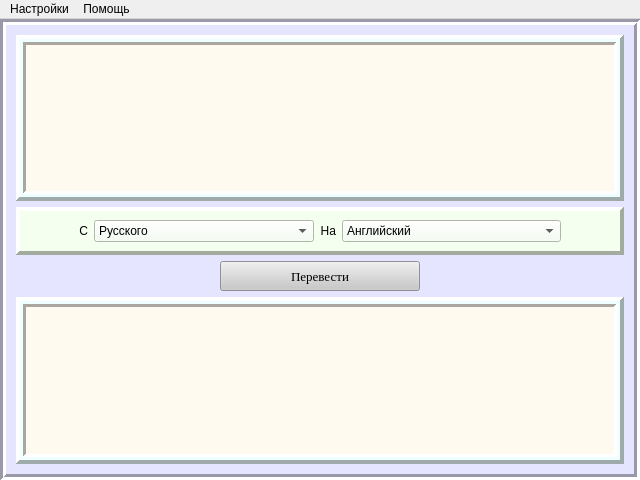
<?xml version="1.0" encoding="UTF-8"?>
<ui version="4.0">
 <class>MainWindow</class>
 <widget class="QMainWindow" name="MainWindow">
  <property name="enabled">
   <bool>true</bool>
  </property>
  <property name="geometry">
   <rect>
    <x>0</x>
    <y>0</y>
    <width>640</width>
    <height>480</height>
   </rect>
  </property>
  <property name="minimumSize">
   <size>
    <width>400</width>
    <height>300</height>
   </size>
  </property>
  <property name="windowTitle">
   <string>MainWindow</string>
  </property>
  <widget class="QWidget" name="centralWidget">
   <property name="enabled">
    <bool>true</bool>
   </property>
   <property name="styleSheet">
    <string notr="true">background-color: rgb(251, 252, 187);</string>
   </property>
   <layout class="QHBoxLayout" name="horizontalLayout">
    <property name="leftMargin">
     <number>0</number>
    </property>
    <property name="topMargin">
     <number>0</number>
    </property>
    <property name="rightMargin">
     <number>0</number>
    </property>
    <property name="bottomMargin">
     <number>0</number>
    </property>
    <item>
     <widget class="QFrame" name="mainFrame">
      <property name="enabled">
       <bool>true</bool>
      </property>
      <property name="sizePolicy">
       <sizepolicy hsizetype="Preferred" vsizetype="Preferred">
        <horstretch>0</horstretch>
        <verstretch>0</verstretch>
       </sizepolicy>
      </property>
      <property name="minimumSize">
       <size>
        <width>0</width>
        <height>0</height>
       </size>
      </property>
      <property name="styleSheet">
       <string notr="true">background-color: rgb(230, 229, 255)</string>
      </property>
      <property name="frameShape">
       <enum>QFrame::Box</enum>
      </property>
      <property name="frameShadow">
       <enum>QFrame::Sunken</enum>
      </property>
      <property name="lineWidth">
       <number>3</number>
      </property>
      <layout class="QVBoxLayout" name="verticalLayout">
       <property name="leftMargin">
        <number>10</number>
       </property>
       <property name="topMargin">
        <number>10</number>
       </property>
       <property name="rightMargin">
        <number>10</number>
       </property>
       <property name="bottomMargin">
        <number>10</number>
       </property>
       <item>
        <layout class="QVBoxLayout" name="mainLayout">
         <item>
          <layout class="QHBoxLayout" name="inputLayout">
           <item>
            <widget class="QFrame" name="inputFrame">
             <property name="palette">
              <palette>
               <active>
                <colorrole role="Button">
                 <brush brushstyle="SolidPattern">
                  <color alpha="255">
                   <red>239</red>
                   <green>255</green>
                   <blue>255</blue>
                  </color>
                 </brush>
                </colorrole>
                <colorrole role="Base">
                 <brush brushstyle="SolidPattern">
                  <color alpha="255">
                   <red>239</red>
                   <green>255</green>
                   <blue>255</blue>
                  </color>
                 </brush>
                </colorrole>
                <colorrole role="Window">
                 <brush brushstyle="SolidPattern">
                  <color alpha="255">
                   <red>239</red>
                   <green>255</green>
                   <blue>255</blue>
                  </color>
                 </brush>
                </colorrole>
               </active>
               <inactive>
                <colorrole role="Button">
                 <brush brushstyle="SolidPattern">
                  <color alpha="255">
                   <red>239</red>
                   <green>255</green>
                   <blue>255</blue>
                  </color>
                 </brush>
                </colorrole>
                <colorrole role="Base">
                 <brush brushstyle="SolidPattern">
                  <color alpha="255">
                   <red>239</red>
                   <green>255</green>
                   <blue>255</blue>
                  </color>
                 </brush>
                </colorrole>
                <colorrole role="Window">
                 <brush brushstyle="SolidPattern">
                  <color alpha="255">
                   <red>239</red>
                   <green>255</green>
                   <blue>255</blue>
                  </color>
                 </brush>
                </colorrole>
               </inactive>
               <disabled>
                <colorrole role="Button">
                 <brush brushstyle="SolidPattern">
                  <color alpha="255">
                   <red>239</red>
                   <green>255</green>
                   <blue>255</blue>
                  </color>
                 </brush>
                </colorrole>
                <colorrole role="Base">
                 <brush brushstyle="SolidPattern">
                  <color alpha="255">
                   <red>239</red>
                   <green>255</green>
                   <blue>255</blue>
                  </color>
                 </brush>
                </colorrole>
                <colorrole role="Window">
                 <brush brushstyle="SolidPattern">
                  <color alpha="255">
                   <red>239</red>
                   <green>255</green>
                   <blue>255</blue>
                  </color>
                 </brush>
                </colorrole>
               </disabled>
              </palette>
             </property>
             <property name="autoFillBackground">
              <bool>false</bool>
             </property>
             <property name="styleSheet">
              <string notr="true">background-color: rgb(239, 255, 255)</string>
             </property>
             <property name="frameShape">
              <enum>QFrame::Panel</enum>
             </property>
             <property name="frameShadow">
              <enum>QFrame::Raised</enum>
             </property>
             <property name="lineWidth">
              <number>4</number>
             </property>
             <layout class="QVBoxLayout" name="verticalLayout_4">
              <property name="leftMargin">
               <number>3</number>
              </property>
              <property name="topMargin">
               <number>3</number>
              </property>
              <property name="rightMargin">
               <number>3</number>
              </property>
              <property name="bottomMargin">
               <number>3</number>
              </property>
              <item>
               <widget class="QPlainTextEdit" name="input">
                <property name="styleSheet">
                 <string notr="true">background-color: rgb(255, 250, 240)</string>
                </property>
                <property name="frameShape">
                 <enum>QFrame::Panel</enum>
                </property>
                <property name="frameShadow">
                 <enum>QFrame::Sunken</enum>
                </property>
                <property name="lineWidth">
                 <number>3</number>
                </property>
               </widget>
              </item>
             </layout>
            </widget>
           </item>
          </layout>
         </item>
         <item>
          <widget class="QFrame" name="langFrame">
           <property name="palette">
            <palette>
             <active>
              <colorrole role="Button">
               <brush brushstyle="SolidPattern">
                <color alpha="255">
                 <red>245</red>
                 <green>255</green>
                 <blue>240</blue>
                </color>
               </brush>
              </colorrole>
              <colorrole role="Base">
               <brush brushstyle="SolidPattern">
                <color alpha="255">
                 <red>245</red>
                 <green>255</green>
                 <blue>240</blue>
                </color>
               </brush>
              </colorrole>
              <colorrole role="Window">
               <brush brushstyle="SolidPattern">
                <color alpha="255">
                 <red>245</red>
                 <green>255</green>
                 <blue>240</blue>
                </color>
               </brush>
              </colorrole>
             </active>
             <inactive>
              <colorrole role="Button">
               <brush brushstyle="SolidPattern">
                <color alpha="255">
                 <red>245</red>
                 <green>255</green>
                 <blue>240</blue>
                </color>
               </brush>
              </colorrole>
              <colorrole role="Base">
               <brush brushstyle="SolidPattern">
                <color alpha="255">
                 <red>245</red>
                 <green>255</green>
                 <blue>240</blue>
                </color>
               </brush>
              </colorrole>
              <colorrole role="Window">
               <brush brushstyle="SolidPattern">
                <color alpha="255">
                 <red>245</red>
                 <green>255</green>
                 <blue>240</blue>
                </color>
               </brush>
              </colorrole>
             </inactive>
             <disabled>
              <colorrole role="Button">
               <brush brushstyle="SolidPattern">
                <color alpha="255">
                 <red>245</red>
                 <green>255</green>
                 <blue>240</blue>
                </color>
               </brush>
              </colorrole>
              <colorrole role="Base">
               <brush brushstyle="SolidPattern">
                <color alpha="255">
                 <red>245</red>
                 <green>255</green>
                 <blue>240</blue>
                </color>
               </brush>
              </colorrole>
              <colorrole role="Window">
               <brush brushstyle="SolidPattern">
                <color alpha="255">
                 <red>245</red>
                 <green>255</green>
                 <blue>240</blue>
                </color>
               </brush>
              </colorrole>
             </disabled>
            </palette>
           </property>
           <property name="styleSheet">
            <string notr="true">background-color: rgb(245, 255, 240)</string>
           </property>
           <property name="frameShape">
            <enum>QFrame::Panel</enum>
           </property>
           <property name="frameShadow">
            <enum>QFrame::Raised</enum>
           </property>
           <property name="lineWidth">
            <number>4</number>
           </property>
           <layout class="QVBoxLayout" name="verticalLayout_3">
            <item>
             <layout class="QHBoxLayout" name="langLayout">
              <property name="leftMargin">
               <number>50</number>
              </property>
              <property name="rightMargin">
               <number>50</number>
              </property>
              <item>
               <widget class="QLabel" name="labelTranslateFrom">
                <property name="sizePolicy">
                 <sizepolicy hsizetype="Fixed" vsizetype="Preferred">
                  <horstretch>0</horstretch>
                  <verstretch>0</verstretch>
                 </sizepolicy>
                </property>
                <property name="text">
                 <string>C</string>
                </property>
                <property name="alignment">
                 <set>Qt::AlignRight|Qt::AlignTrailing|Qt::AlignVCenter</set>
                </property>
               </widget>
              </item>
              <item>
               <widget class="QComboBox" name="langFrom">
                <property name="sizePolicy">
                 <sizepolicy hsizetype="Preferred" vsizetype="Fixed">
                  <horstretch>0</horstretch>
                  <verstretch>0</verstretch>
                 </sizepolicy>
                </property>
                <property name="currentText">
                 <string>Русского</string>
                </property>
                <property name="currentIndex">
                 <number>1</number>
                </property>
                <item>
                 <property name="text">
                  <string>Английского</string>
                 </property>
                </item>
                <item>
                 <property name="text">
                  <string>Русского</string>
                 </property>
                </item>
               </widget>
              </item>
              <item>
               <widget class="QLabel" name="labelTranslateTo">
                <property name="sizePolicy">
                 <sizepolicy hsizetype="Fixed" vsizetype="Preferred">
                  <horstretch>0</horstretch>
                  <verstretch>0</verstretch>
                 </sizepolicy>
                </property>
                <property name="text">
                 <string>На</string>
                </property>
                <property name="alignment">
                 <set>Qt::AlignRight|Qt::AlignTrailing|Qt::AlignVCenter</set>
                </property>
               </widget>
              </item>
              <item>
               <widget class="QComboBox" name="langTo">
                <property name="enabled">
                 <bool>true</bool>
                </property>
                <property name="sizePolicy">
                 <sizepolicy hsizetype="Preferred" vsizetype="Fixed">
                  <horstretch>0</horstretch>
                  <verstretch>0</verstretch>
                 </sizepolicy>
                </property>
                <property name="editable">
                 <bool>false</bool>
                </property>
                <property name="currentIndex">
                 <number>1</number>
                </property>
                <item>
                 <property name="text">
                  <string>Русский</string>
                 </property>
                </item>
                <item>
                 <property name="text">
                  <string>Английский</string>
                 </property>
                </item>
               </widget>
              </item>
             </layout>
            </item>
           </layout>
          </widget>
         </item>
         <item>
          <layout class="QHBoxLayout" name="translateBtnLayout">
           <property name="sizeConstraint">
            <enum>QLayout::SetMinimumSize</enum>
           </property>
           <item>
            <widget class="QPushButton" name="translateBtn">
             <property name="sizePolicy">
              <sizepolicy hsizetype="Fixed" vsizetype="Fixed">
               <horstretch>0</horstretch>
               <verstretch>0</verstretch>
              </sizepolicy>
             </property>
             <property name="minimumSize">
              <size>
               <width>200</width>
               <height>30</height>
              </size>
             </property>
             <property name="font">
              <font>
               <family>Georgia</family>
               <pointsize>10</pointsize>
               <weight>50</weight>
               <italic>false</italic>
               <bold>false</bold>
              </font>
             </property>
             <property name="cursor">
              <cursorShape>PointingHandCursor</cursorShape>
             </property>
             <property name="layoutDirection">
              <enum>Qt::LeftToRight</enum>
             </property>
             <property name="autoFillBackground">
              <bool>false</bool>
             </property>
             <property name="styleSheet">
              <string notr="true">background-color: rgb(200, 200, 200);</string>
             </property>
             <property name="text">
              <string>Перевести</string>
             </property>
             <property name="autoDefault">
              <bool>false</bool>
             </property>
             <property name="default">
              <bool>false</bool>
             </property>
             <property name="flat">
              <bool>false</bool>
             </property>
            </widget>
           </item>
          </layout>
         </item>
         <item>
          <layout class="QHBoxLayout" name="outputLayout" stretch="0">
           <property name="bottomMargin">
            <number>0</number>
           </property>
           <item>
            <widget class="QFrame" name="outputFrame">
             <property name="styleSheet">
              <string notr="true">background-color: rgb(239, 255, 255)</string>
             </property>
             <property name="frameShape">
              <enum>QFrame::Panel</enum>
             </property>
             <property name="frameShadow">
              <enum>QFrame::Raised</enum>
             </property>
             <property name="lineWidth">
              <number>4</number>
             </property>
             <layout class="QVBoxLayout" name="verticalLayout_5">
              <property name="leftMargin">
               <number>3</number>
              </property>
              <property name="topMargin">
               <number>3</number>
              </property>
              <property name="rightMargin">
               <number>3</number>
              </property>
              <property name="bottomMargin">
               <number>3</number>
              </property>
              <item>
               <widget class="QPlainTextEdit" name="output">
                <property name="enabled">
                 <bool>true</bool>
                </property>
                <property name="styleSheet">
                 <string notr="true">background-color: rgb(255, 250, 240)</string>
                </property>
                <property name="frameShape">
                 <enum>QFrame::Panel</enum>
                </property>
                <property name="lineWidth">
                 <number>3</number>
                </property>
               </widget>
              </item>
             </layout>
            </widget>
           </item>
          </layout>
         </item>
        </layout>
       </item>
      </layout>
     </widget>
    </item>
   </layout>
  </widget>
  <widget class="QMenuBar" name="menubar">
   <property name="geometry">
    <rect>
     <x>0</x>
     <y>0</y>
     <width>640</width>
     <height>21</height>
    </rect>
   </property>
   <widget class="QMenu" name="Help">
    <property name="title">
     <string>Помощь</string>
    </property>
    <addaction name="about"/>
    <addaction name="creator"/>
   </widget>
   <widget class="QMenu" name="menu">
    <property name="title">
     <string>Настройки</string>
    </property>
    <addaction name="action"/>
   </widget>
   <addaction name="menu"/>
   <addaction name="Help"/>
  </widget>
  <action name="about">
   <property name="text">
    <string>О программе</string>
   </property>
  </action>
  <action name="creator">
   <property name="text">
    <string>О разработчике</string>
   </property>
  </action>
  <action name="standard">
   <property name="text">
    <string>Обычный</string>
   </property>
  </action>
  <action name="mini">
   <property name="text">
    <string>Мини</string>
   </property>
  </action>
  <action name="action">
   <property name="text">
    <string>Словари</string>
   </property>
  </action>
 </widget>
 <resources/>
 <connections/>
</ui>
